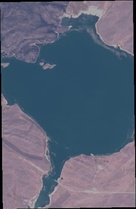
#> input picture Final Lab Codes/water_body_Original.jpg, 136 x 209 px, shrunk from 326 x 500 before the run, found by its file name
$ jupyter execute 'IVP ESE Lab.ipynb'   (shell and % lines are left out)
#> lines starting #> are read from the running program, lines starting #| are printed output that depends on the picture; after the words box and inside, x2 and y2 are one past the last pixel; in counts of white or black regions, pixels touching at a corner belong together; long printed decimals are rounded
# Import Modules

[cell 1]
import numpy as np
import pandas as pd

import cv2

import matplotlib.pyplot as plt
import seaborn as sns

from PIL import Image


from sklearn.metrics import accuracy_score

# Load the Image

[cell 2]
from google.colab import drive
drive.mount('/content/drive/')

[cell 3]
from pathlib import Path

img1 = "/content/drive/MyDrive/Shared With Others/IVP_Finals/water_body_Original.jpg"
mask1 = "/content/drive/MyDrive/Shared With Others/IVP_Finals/water_body_mask.jpg"


img2 = "/content/drive/MyDrive/Shared With Others/IVP_Finals/water_body_1.jpg"
mask2 = "/content/drive/MyDrive/Shared With Others/IVP_Finals/water_body_1_mask.jpg"

[cell 4]
img = cv2.imread(img1)
#> img is the input picture: shape (209, 136, 3); mean B, G, R 117.8, 98.3, 89.8
expected_mask = cv2.imread(mask1)
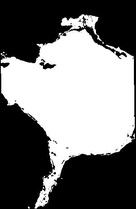
#> input picture Final Lab Codes/water_body_mask.jpg, 136 x 209 px, shrunk from 326 x 500 before the run, found by its file name
#> expected_mask is the input picture: shape (209, 136, 3); min 0, max 255, mean 116.1

# img = cv2.cvtColor(img, cv2.COLOR_BGR2RGB)

[cell 5]
plt.figure(figsize=(10, 10))
plt.axis('off')

plt.subplot(1, 2, 1)
plt.imshow(img)
plt.title('Original Image')

plt.subplot(1, 2, 2)
plt.imshow(expected_mask)
plt.title('Expected Mask')

plt.axis('off')
plt.show()
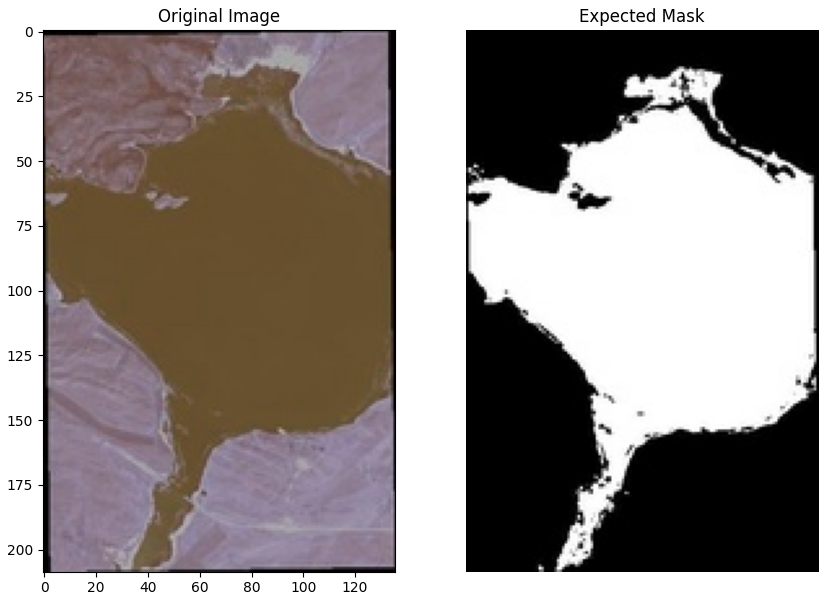
#> figure drawn by matplotlib, 2 panels; B, G, R data is drawn as R, G, B

[cell 6]
# Image Array
img

[cell 7]
img.shape
#> Out = (209, 136, 3)

# Convert to Greyscale

[cell 8]
gray = cv2.cvtColor(img, cv2.COLOR_BGR2GRAY)
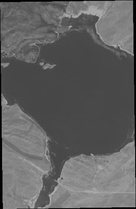
#> gray: shape (209, 136); min 0, max 176, mean 98

# Thresholding

[cell 9]
mask = cv2.threshold(gray, 100, 255, cv2.THRESH_BINARY)[1]
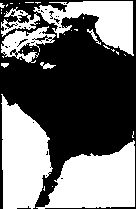
#> mask: shape (209, 136); 43.9% white; 35 white regions (27 under 20 px), largest, box (x1, y1, x2, y2) and area: (36, 140, 135, 209) 4266, (1, 94, 53, 209) 4113, (33, 1, 134, 56) 2584

# Output

[cell 10]
plt.imshow(mask, cmap='gray')
plt.show()

[cell 11]
np.unique(mask)
#> Out = [0, 255]

[cell 12]
mask_inv = cv2.bitwise_not(mask)
plt.imshow(mask_inv, cmap='gray')
plt.show()

[cell 13]
hsv = cv2.cvtColor(img, cv2.COLOR_BGR2HSV)
#> hsv: shape (209, 136, 3); mean H, S, V 124.5, 89, 119.5

# Try to tune these, but this will work
lower_blue = (70, 100, 0)
upper_blue = (130, 255, 255)

mask = cv2.inRange(hsv, lower_blue, upper_blue)
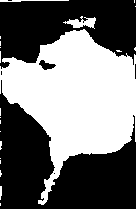
#> mask: shape (209, 136); 44.9% white; 21 white regions (17 under 20 px), largest, box (x1, y1, x2, y2) and area: (0, 29, 136, 205) 12368, (63, 16, 96, 29) 210, (0, 0, 69, 2) 86, (0, 186, 2, 200) 24

[cell 14]
plt.imshow(mask, cmap='gray')
plt.title('Lake Mask')
plt.show()

# Metrics

[cell 15]
expected_mask.shape
#> Out = (209, 136, 3)

[cell 16]
mask.shape
#> Out = (209, 136)

[cell 17]
expected_mask = cv2.cvtColor(expected_mask, cv2.COLOR_BGR2GRAY)
#> expected_mask: shape (209, 136)

[cell 18]
accuracy = accuracy_score(expected_mask.flatten(), mask.flatten())
#> accuracy = 0.821

print("Accuracy:", accuracy)
#| Accuracy: 0.8207

### DICE and IOU Score
[Taken from here](https://www.kaggle.com/code/nghihuynh/understanding-evaluation-metrics-in-segmentation)

[cell 19]
def dice_coef(groundtruth_mask, pred_mask):
    intersect = np.sum(pred_mask*groundtruth_mask)
    total_sum = np.sum(pred_mask) + np.sum(groundtruth_mask)
    dice = np.mean(2*intersect/total_sum)
    return round(dice, 3)

def iou(groundtruth_mask, pred_mask):
    intersect = np.sum(pred_mask*groundtruth_mask)
    union = np.sum(pred_mask) + np.sum(groundtruth_mask) - intersect
    iou = np.mean(intersect/union)
    return round(iou, 3)

dice = dice_coef(expected_mask, mask)
#> in dice_coef, `intersect = np.sum(pred_mask*groundtruth_mask)`: intersect = 73589
#> in dice_coef, `total_sum = np.sum(pred_mask) + np.sum(groundtruth_mask)`: total_sum = 6558041
#> in dice_coef, `dice = np.mean(2*intersect/total_sum)`: dice = 0.0224
#> dice = 0.022
iou_score = iou(expected_mask, mask)
#> in iou, `intersect = np.sum(pred_mask*groundtruth_mask)`: intersect = 73589
#> in iou, `union = np.sum(pred_mask) + np.sum(groundtruth_mask) - intersect`: union = 6484452
#> in iou, `iou = np.mean(intersect/union)`: iou = 0.0113
#> iou_score = 0.011

# Other Improvements

# Try for the other image

[cell 20]
img = cv2.imread(img2)
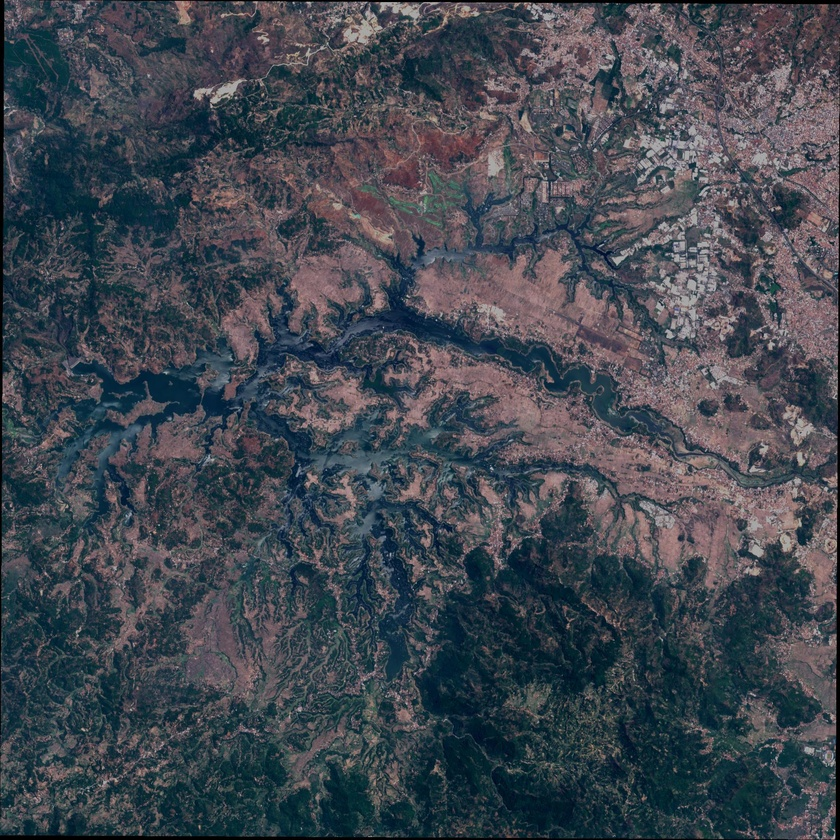
#> input picture Final Lab Codes/water_body_1.jpg, 840 x 840 px, shrunk from 2007 x 2009 before the run, found by its file name
#> img is the input picture: shape (840, 840, 3); mean B, G, R 79.9, 71.6, 65.9
expected_mask = cv2.imread(mask2)
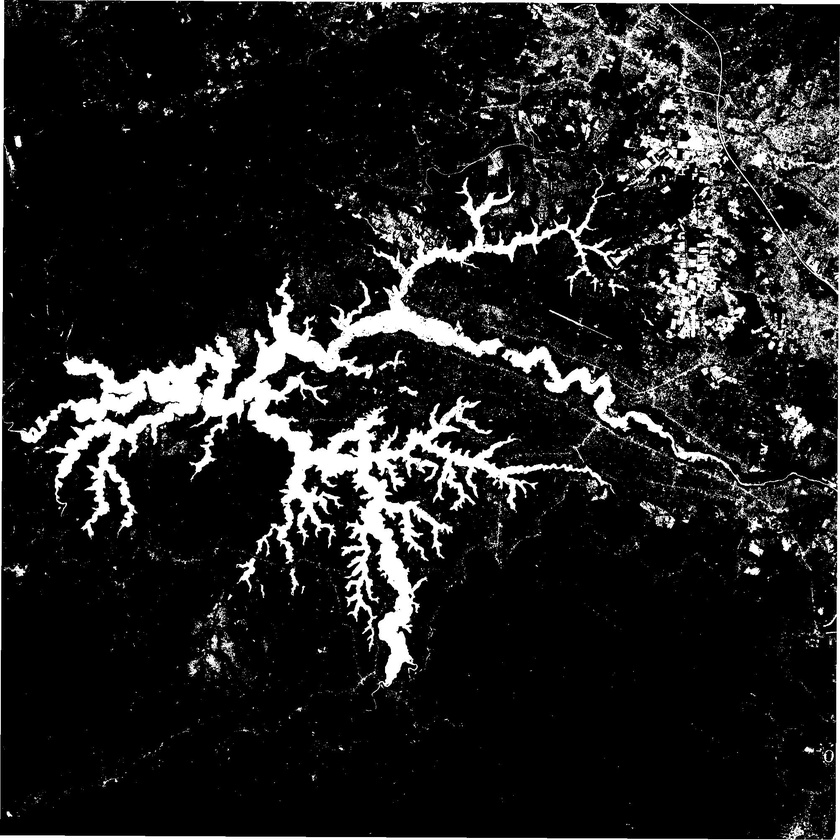
#> input picture Final Lab Codes/water_body_1_mask.jpg, 840 x 840 px, shrunk from 2007 x 2009 before the run, found by its file name
#> expected_mask is the input picture: shape (840, 840, 3); min 0, max 255, mean 34

[cell 21]
plt.figure(figsize=(10, 10))
plt.axis('off')

plt.subplot(1, 2, 1)
plt.imshow(img)
plt.title('Original Image')

plt.subplot(1, 2, 2)
plt.imshow(expected_mask)
plt.title('Expected Mask')

plt.axis('off')
plt.show()
#> figure, not shown here; B, G, R data is drawn as R, G, B

[cell 22]
hsv = cv2.cvtColor(img, cv2.COLOR_BGR2HSV)
#> hsv: shape (840, 840, 3); mean H, S, V 115.1, 85.4, 83.3

lower_blue = (100, 75, 50)
upper_blue = (130, 255, 255)

mask = cv2.inRange(hsv, lower_blue, upper_blue)
#> mask: shape (840, 840); 19.8% white; 5587 white regions (4900 under 20 px), largest, box (x1, y1, x2, y2) and area: (30, 234, 580, 563) 29090, (4, 65, 140, 262) 7264, (359, 478, 462, 683) 5173

plt.imshow(mask, cmap='gray')
plt.title('Lake Mask')
plt.show()

[cell 23]
border_size = 10
mask[0:border_size, :] = 0
mask[-border_size:, :] = 0
mask[:, 0:border_size] = 0
mask[:, -border_size:] = 0
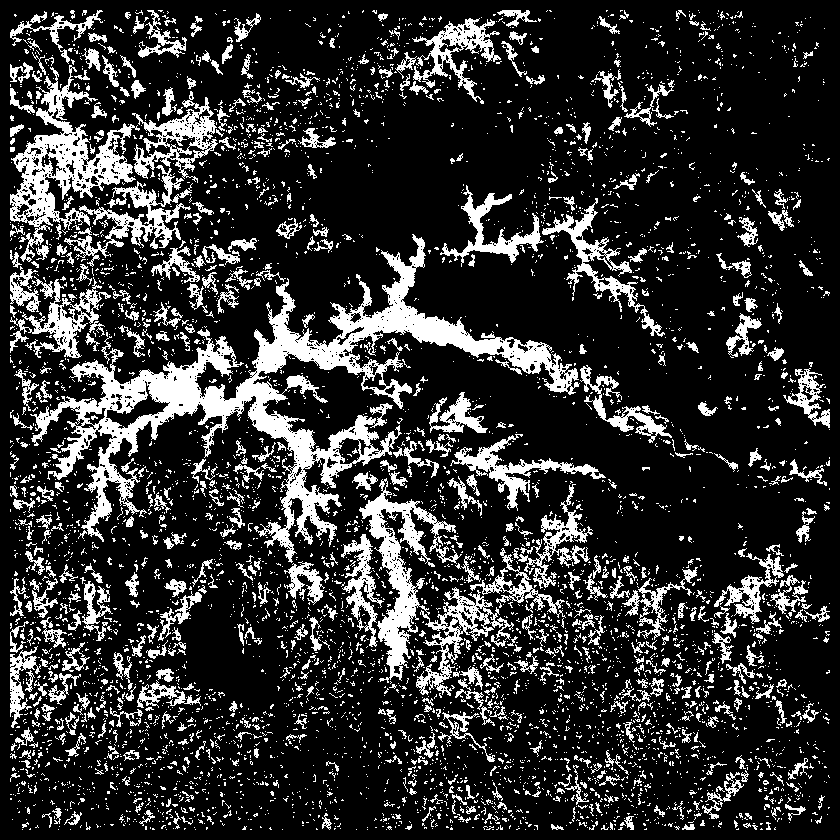
#> mask: shape (840, 840); 19.2% white; 5347 white regions (4684 under 20 px), largest, box (x1, y1, x2, y2) and area: (30, 234, 580, 563) 29090, (10, 65, 140, 262) 7055, (359, 478, 462, 683) 5173

kernel = np.ones((3, 3), dtype=np.uint8)
mask = cv2.erode(mask, kernel, iterations=1)
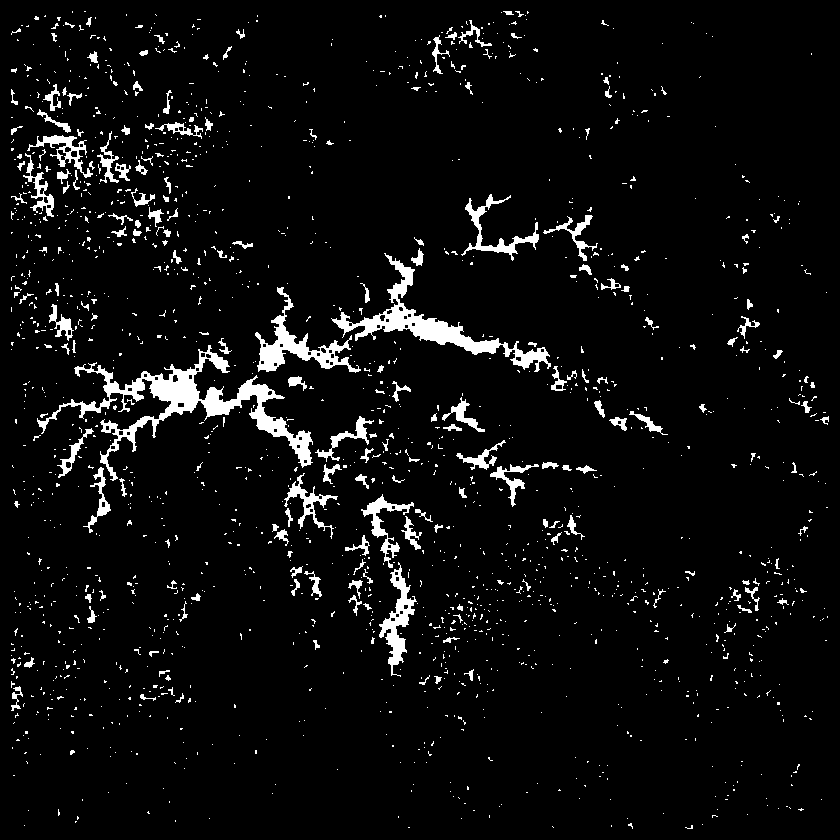
#> mask: shape (840, 840); 5.2% white; 1734 white regions (1544 under 20 px), largest, box (x1, y1, x2, y2) and area: (37, 345, 313, 481) 6410, (331, 253, 551, 372) 3847, (255, 287, 361, 373) 2089
mask = cv2.dilate(mask, kernel, iterations=1)
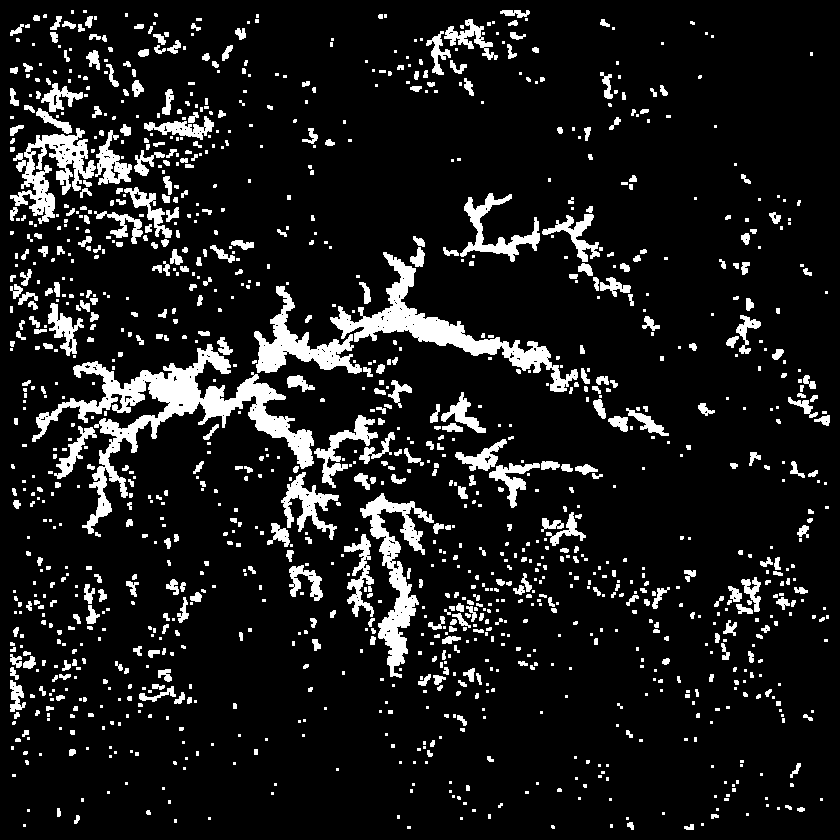
#> mask: shape (840, 840); 10.8% white; 1286 white regions (754 under 20 px), largest, box (x1, y1, x2, y2) and area: (32, 344, 314, 534) 10193, (330, 252, 578, 392) 5690, (360, 493, 434, 678) 3874

plt.imshow(mask, cmap='gray')
plt.title('Improved Mask')
plt.show()
